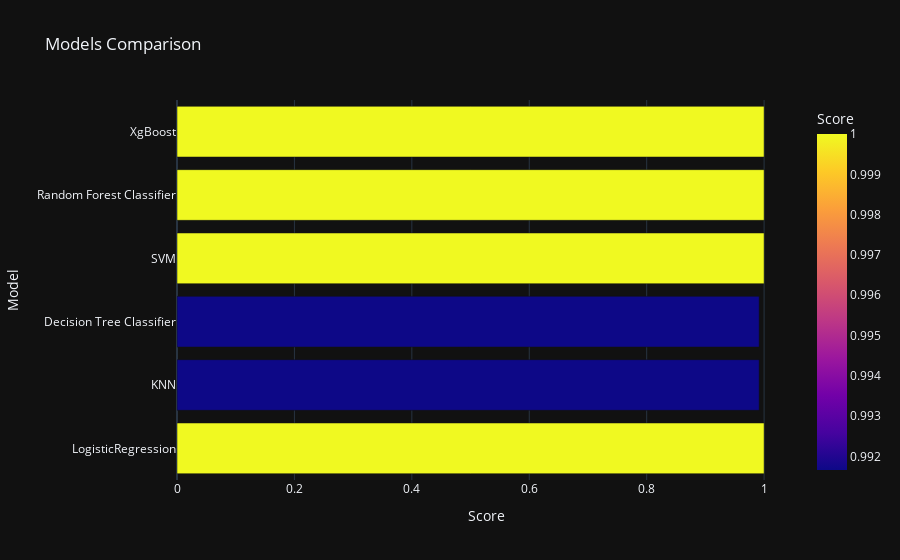

The cell this chart's notebook holds for it:
### Code cell
px.bar(data_frame = models, x = 'Score', y = 'Model', color = 'Score', template = 'plotly_dark', 
       title = 'Models Comparison')

### Figure 1 — Plotly figure (JSON) as saved in the notebook; plotly's stock layout.template omitted (floating-point values rounded to 4 significant figures)
{"data": [{"alignmentgroup": "True", "hovertemplate": "Score=%{marker.color}<br>Model=%{y}<extra></extra>", "legendgroup": "", "marker": {"color": [1, 0.9917, 0.9917, 1, 1, 1], "coloraxis": "coloraxis", "pattern": {"shape": ""}}, "name": "", "offsetgroup": "", "orientation": "h", "showlegend": false, "textposition": "auto", "type": "bar", "x": [1, 0.9917, 0.9917, 1, 1, 1], "xaxis": "x", "y": ["LogisticRegression", "KNN", "Decision Tree Classifier", "SVM", "Random Forest Classifier", "XgBoost"], "yaxis": "y"}], "layout": {"barmode": "relative", "coloraxis": {"colorbar": {"title": {"text": "Score"}}, "colorscale": [[0, "#0d0887"], [0.1111, "#46039f"], [0.2222, "#7201a8"], [0.3333, "#9c179e"], [0.4444, "#bd3786"], [0.5556, "#d8576b"], [0.6667, "#ed7953"], [0.7778, "#fb9f3a"], [0.8889, "#fdca26"], [1, "#f0f921"]]}, "legend": {"tracegroupgap": 0}, "title": {"text": "Models Comparison"}, "xaxis": {"anchor": "y", "domain": [0, 1], "title": {"text": "Score"}}, "yaxis": {"anchor": "x", "domain": [0, 1], "title": {"text": "Model"}}}}
